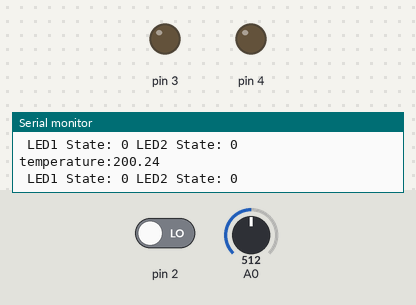
A sketch run on a simulated Arduino Uno, built with avr-gcc and run on an emulated ATmega328P. Shown: output pins drawn as LEDs (lit = HIGH), the last lines printed to the serial monitor. Inputs (shaded band) come from the test bench; at power-on: pin 2 LOW, A0 = 512.

Above: at 1.2 s.
1.3 s: pin 2 driven HIGH
At 1.9 s:
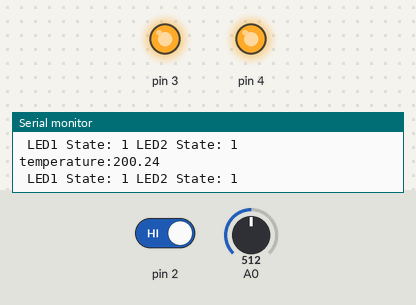
2.8 s: A0 set to 150
5.8 s: A0 set to 134
At 7.0 s:
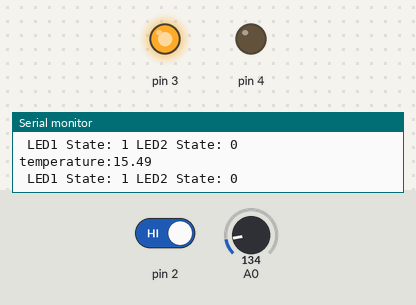
7.3 s: A0 set to 306
At 7.7 s:
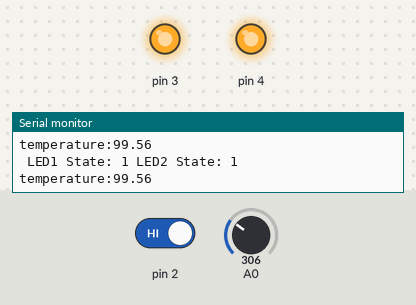
8.8 s: A0 set to 122
At 9.4 s:
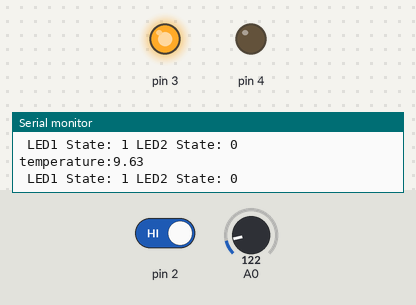
Timing chart, 0 to 11.3 s (numbered marks = the images above; inputs shaded):
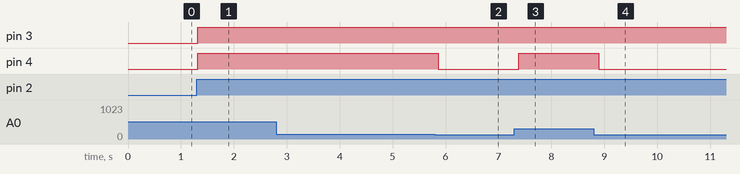

Measured:
- the behaviour switches between 144 and 143 on A0 (found by bisection; images 1 and 2)
- after the input at 1.3 s, pin 3, pin 4: LOW → HIGH at once
- after the input at 5.8 s, pin 4: HIGH → LOW after 0.06 s
- after the input at 7.3 s, pin 4: LOW → HIGH after 0.08 s
- after the input at 8.8 s, pin 4: HIGH → LOW after 0.10 s

The sketch:

temperature_sensor.ino
```cpp
// C++ code
//
int sensorValue = 0;
float sensorVoltage = 0;
float temp = 0.0;

int switchState = 0;


void setup()
{
  Serial.begin(9600);
  pinMode(A0,INPUT);
  pinMode(2,INPUT);
  pinMode(3,OUTPUT);
  pinMode(4,OUTPUT);
}

void loop()
{
  sensorValue = analogRead(A0);
  sensorVoltage = (float(sensorValue)/1023) * 5;
  temp = (sensorVoltage - 0.5)/0.01;

  switchState = digitalRead(2);
  if (switchState == 1) {
    if(temp < 20){
      digitalWrite(3,HIGH);
      digitalWrite(4,LOW);
    } else {
      digitalWrite(3,HIGH);
      digitalWrite(4,HIGH);
    }
  } else {
    digitalWrite(3,LOW);
    digitalWrite(4,LOW);
  }

  Serial.print("temperature:");
  Serial.println(temp);
  Serial.print(" LED1 State: ");
  Serial.print(digitalRead(3));
  Serial.print(" LED2 State: ");
  Serial.println(digitalRead(4));
  delay(100); // Delay a little bit to improve simulation performance
}
```
